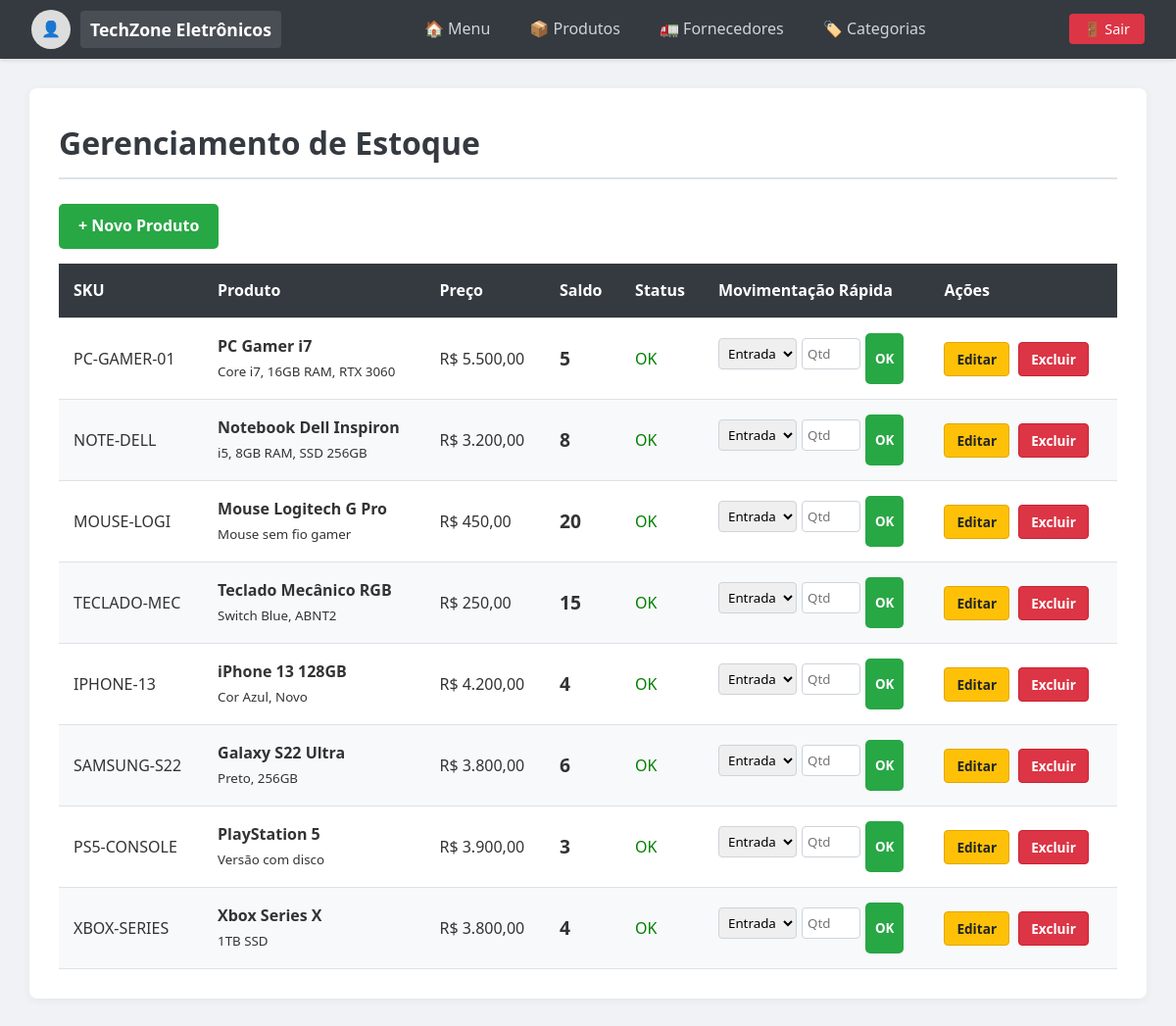
The page /Controller/ProdutoController.php?acao=listarProdutos (signed in) on the database its author committed.
### tables this page shows
CREATE TABLE produtos (
    id INT AUTO_INCREMENT PRIMARY KEY,
    sku VARCHAR(50) NOT NULL,
    nome VARCHAR(100) NOT NULL,
    descricao TEXT,
    preco DECIMAL(10, 2) NOT NULL,
    quantidade INT DEFAULT 0,
    estoque_minimo INT DEFAULT 5,
    
    id_categoria INT NULL,
    id_fornecedor INT NULL,  
    id_usuario INT NOT NULL,
    
    FOREIGN KEY (id_categoria) REFERENCES categorias(id) ON DELETE SET NULL,
    FOREIGN KEY (id_fornecedor) REFERENCES fornecedores(id) ON DELETE SET NULL,
    FOREIGN KEY (id_usuario) REFERENCES usuarios(id) ON DELETE CASCADE
);

### Model/DAO/ProdutoDAO.php (called while the page is built, shortened)
<?php
    require_once __DIR__ . '/../Produto.php';
    class ProdutoDAO {
        public function listarPorUsuario($id_usuario){
            $conexao = Conexao::Conectar();
            $consultaSQL = "SELECT * FROM produtos WHERE id_usuario = :id_usuario";
            $declaracao = $conexao->prepare($consultaSQL);
            $declaracao->bindValue(":id_usuario", $id_usuario);
            $declaracao->execute();
            $linhas = $declaracao->fetchAll(PDO::FETCH_ASSOC);
            $listaProdutos = [];
            foreach ($linhas as $linha) {
                $listaProdutos[] = $this->montarProduto($linha, $id_usuario);
            }
            return $listaProdutos;
        }
        private function montarProduto(array $linha, $id_usuario): Produto {
            $usuarioTenant = new Cliente(null, null, null, null);
            $usuarioTenant->setId($id_usuario);
            $fornecedor = null;
            if (!empty($linha['id_fornecedor'])) {
                $fornecedor = new Fornecedor(null, null, null, null, $usuarioTenant);
                $fornecedor->setId($linha['id_fornecedor']);
            }
            $categoria = null;
            if (!empty($linha['id_categoria'])) {
                $categoria = new Categoria($linha['id_categoria'], null, $usuarioTenant);
            }
            $produto = new Produto(
                $linha['sku'],
                $linha['nome'],
                $linha['descricao'],
                $linha['preco'],
                $linha['quantidade'],
                $linha['estoque_minimo'],
                $usuarioTenant,
                $fornecedor,
                $categoria
            );
            $produto->setId($linha['id']);
            return $produto;
        }
    }
?>

### Model/Produto.php (called while the page is built, shortened)
<?php
    class Produto {
        private $id;
        private $sku;
        private $nome;
        private $descricao;
        private $preco;
        private $quantidade;
        private $estoqueMinimo;
        public function __construct($sku, $nome, $descricao, $preco, $quantidade, $estoqueMinimo, Usuario $usuario, ?Fornecedor $fornecedor = null, ?Categoria $categoria = null){
            $this->sku = $sku;
            $this->nome = $nome;
            $this->descricao = $descricao;
            $this->preco = $preco;
            $this->quantidade = $quantidade;
            $this->estoqueMinimo = $estoqueMinimo;
        }
        public function getId(){
            return $this->id;
        }
        public function setId($id){
            $this->id = $id;
        }
        public function getSku(){
            return $this->sku;
        }
        public function getNome(){
            return $this->nome;
        }
        public function getDescricao(){
            return $this->descricao;
        }
        public function getPreco(){
            return $this->preco;
        }
        public function getQuantidade(){
            return $this->quantidade;
        }
        public function getEstoqueMinimo(){
            return $this->estoqueMinimo;
        }
    }
?>

### View/Produto/ListarProduto.php (the view, shortened to what this page needs)
<?php
    require_once __DIR__ . '/../../Model/Produto.php';
?>
<!DOCTYPE html>
<html lang="pt-br">
<head>
    <link rel="stylesheet" href="../View/Assets/style.css">
</head>
<body>
    <nav>
        <div class="nav-brand">
            <div style="display: flex; align-items: center; gap: 10px;">
                <?php if($_SESSION['foto_perfil']): ?>
                    <img src="../View/Assets/Imagens/Uploads/<?php echo $_SESSION['foto_perfil']; ?>" alt="Foto de Perfil" style="width: 40px; height: 40px; border-radius: 50%; object-fit: cover;">
                <?php else: ?>
                    <div style="width: 40px; height: 40px; border-radius: 50%; background-color: #ddd; display: flex; align-items: center; justify-content: center;">👤</div>
                <?php endif; ?>
                <span class="company-name"><?php echo $_SESSION['nome']; ?></span>
            </div>
        </div>
        <div class="nav-links">
            <a href="ClienteController.php?acao=dashboard">🏠 Menu</a>
            <a href="ProdutoController.php?acao=listarProdutos">📦 Produtos</a>
            <a href="FornecedorController.php?acao=listarFornecedores">🚛 Fornecedores</a>
            <a href="CategoriaController.php?acao=listarCategorias">🏷️ Categorias</a>
        </div>
        <div class="nav-logout">
            <a href="AutenticaController.php?acao=logout" class="btn-logout">🚪 Sair</a>
        </div>
    </nav>
    <div class="container">
        <h1>Gerenciamento de Estoque</h1>
        <a href="ProdutoController.php?acao=prepararCadastro" class="btn">
            + Novo Produto
        </a>
        <table>
            <thead>
                <tr>
                    <th>SKU</th>
                    <th>Produto</th>
                    <th>Preço</th>
                    <th>Saldo</th>
                    <th>Status</th>
                    <th>Movimentação Rápida</th>
                    <th>Ações</th>
                </tr>
            </thead>
            <tbody>
                <?php if(count($listaDeprodutos) > 0): ?>
                    <?php foreach($listaDeprodutos as $produto): ?>
                        <?php
                            $alerta = $produto->getQuantidade() < $produto->getEstoqueMinimo();
                            $classeLinha = $alerta ? 'style="background-color: #fff3cd;"' : '';
                            $textoStatus = $alerta ? '<span style="color:red; font-weight:bold;">BAIXO!</span>' : '<span style="color:green;">OK</span>';
                        ?>
                        <tr <?php echo $classeLinha; ?>>
                            <td><?php echo $produto->getSku(); ?></td>
                            <td>
                                <strong><?php echo $produto->getNome(); ?></strong><br>
                                <small><?php echo $produto->getDescricao(); ?></small>
                            </td>
                            <td>R$ <?php echo number_format($produto->getPreco(), 2, ',', '.'); ?></td>
                            <td style="font-size: 1.2rem; font-weight: bold;">
                                <?php echo $produto->getQuantidade(); ?>
                            </td>
                            <td><?php echo $textoStatus; ?></td>
                            <td>
                                <form action="ProdutoController.php" method="POST" style="display:flex; gap:5px; margin:0; padding:0; background:none; box-shadow:none;">
                                    <select name="tipo" style="width: 80px; padding: 5px;">
                                        <option value="entrada">Entrada</option>
                                    </select>
                                    <input type="number" name="quantidade" placeholder="Qtd" style="width: 60px; padding: 5px;" min="1" required>
                                    <button type="submit" style="padding: 5px 10px;" class="btn">OK</button>
                                </form>
                            </td>
                            <td>
                                <a href="ProdutoController.php?acao=prepararEdicaoProduto&id_produto=<?php echo $produto->getId(); ?>"
                                 class="btn-acao btn-editar">Editar</a>
                                <a href="ProdutoController.php?acao=excluirProduto&id_produto=<?php echo $produto->getId(); ?>"
                                   onclick="return confirm('Tem certeza que deseja excluir?')"
                                 class="btn-acao btn-excluir">Excluir</a>
                            </td>
                        </tr>
                    <?php endforeach; ?>
                <?php else: ?>
                    <tr>
                        <td colspan="7" style="text-align: center;">Nenhum produto cadastrado.</td>
                    </tr>
                <?php endif; ?>
            </tbody>
        </table>
    </div>
</body>
</html>

### Controller/ProdutoController.php (shortened to what this page needs)
<?php
    require_once __DIR__ . '/../Model/DAO/ProdutoDAO.php';
    require_once __DIR__ . '/../Model/DAO/MovimentacaoDAO.php';
    require_once __DIR__ . '/../Model/Produto.php';
    class ProdutoController {
        private ProdutoDAO $produtoDAO;
        public function __construct() {
            $this->produtoDAO = new ProdutoDAO();
        }
        public function listarProdutos(){
            $listaDeprodutos = $this->produtoDAO->listarPorUsuario($_SESSION['id']);
            require_once __DIR__ . '/../View/Produto/ListarProduto.php';
        }
    }
    if(isset($_REQUEST['acao'])){
        $controller = new ProdutoController();
        switch($_REQUEST['acao']){
            case 'listarProdutos':
                $controller->listarProdutos();
                break;
        }
    }
?>

### View/Assets/style.css (style rules this page uses)
* { margin: 0; padding: 0; box-sizing: border-box; font-family: 'Segoe UI', Tahoma, Geneva, Verdana, sans-serif; }
body { background-color: #f0f2f5; color: #333; line-height: 1.6; min-height: 100vh; }
a { text-decoration: none; }
nav { background-color: #343a40; color: white; padding: 0 2rem; height: 60px; display: flex; justify-content: space-between; align-items: center; box-shadow: 0 2px 4px rgba(0,0,0,0.1); }
.nav-brand .company-name { font-size: 1.1rem; font-weight: bold; background-color: rgba(255, 255, 255, 0.1); padding: 5px 10px; border-radius: 4px; }
.nav-links { display: flex; gap: 20px; }
.nav-links a { color: #ced4da; font-weight: 500; padding: 5px 10px; border-radius: 4px; transition: all 0.3s; }
.btn-logout { background-color: #dc3545; color: white !important; padding: 6px 15px; border-radius: 4px; font-size: 0.9rem; transition: background 0.3s; }
.container { width: 95%; max-width: 100%; margin: 30px auto; background: white; padding: 30px; border-radius: 8px; box-shadow: 0 2px 10px rgba(0,0,0,0.05); }
h1 { margin-bottom: 25px; color: #343a40; border-bottom: 2px solid #dee2e6; padding-bottom: 10px; }
table { width: 100%; border-collapse: collapse; margin-top: 15px; background-color: white; }
thead { background-color: #343a40; color: white; }
th, td { padding: 15px; text-align: left; border-bottom: 1px solid #dee2e6; }
tbody tr:nth-child(even) { background-color: #f8f9fa; }
td:last-child { white-space: nowrap; }
.btn { display: inline-block; background-color: #28a745; color: white !important; padding: 10px 20px; border-radius: 5px; border: none; cursor: pointer; font-weight: 600; transition: opacity 0.2s; }
.btn-acao { padding: 6px 12px; border-radius: 4px; font-size: 0.85rem; font-weight: bold; margin-right: 5px; display: inline-block; text-decoration: none; }
.btn-editar { background-color: #ffc107; color: #212529 !important; border: 1px solid #e0a800; }
.btn-excluir { background-color: #dc3545; color: white !important; border: 1px solid #c82333; }
input, select { width: 100%; padding: 10px; margin: 5px 0 15px 0; border: 1px solid #ced4da; border-radius: 4px; }

### rows shown on the page
produtos: sku "PC-GAMER-01", nome "PC Gamer i7", descricao "Core i7, 16GB RAM, RTX 3060", preco "5.500,00", quantidade "5", shows "OK"
produtos: sku "NOTE-DELL", nome "Notebook Dell Inspiron", descricao "i5, 8GB RAM, SSD 256GB", preco "3.200,00", quantidade "8", estoque_minimo "OK"
produtos: sku "MOUSE-LOGI", nome "Mouse Logitech G Pro", descricao "Mouse sem fio gamer", preco "450,00", quantidade "20", estoque_minimo "OK"
produtos: sku "TECLADO-MEC", nome "Teclado Mecânico RGB", descricao "Switch Blue, ABNT2", preco "250,00", quantidade "15", estoque_minimo "OK"
produtos: sku "IPHONE-13", nome "iPhone 13 128GB", descricao "Cor Azul, Novo", preco "4.200,00", quantidade "4", estoque_minimo "OK"
produtos: sku "SAMSUNG-S22", nome "Galaxy S22 Ultra", descricao "Preto, 256GB", preco "3.800,00", quantidade "6", estoque_minimo "OK"
produtos: sku "PS5-CONSOLE", nome "PlayStation 5", descricao "Versão com disco", preco "3.900,00", quantidade "3", estoque_minimo "OK"
produtos: sku "XBOX-SERIES", nome "Xbox Series X", descricao "1TB SSD", preco "3.800,00", id_categoria "4", estoque_minimo "OK"

### other values the page prints
$_SESSION['nome'] "TechZone Eletrônicos"
